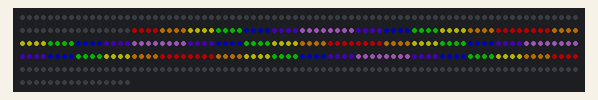
Recording of a sketch running on a simulated Arduino Uno, built for the host (arithmetic inside an expression is 32-bit, double 64-bit). Parts: 416 RGB LEDs in strip order, left to right, continuing on the next row. Dim RGB values are drawn brighter than linear.

Above: at 0.17 s.
At 5.14 s:
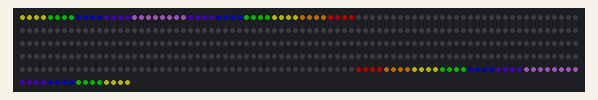
At 10.12 s:
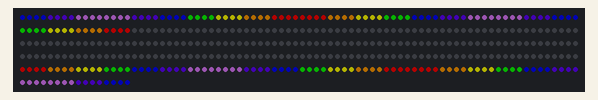
At 20.08 s:
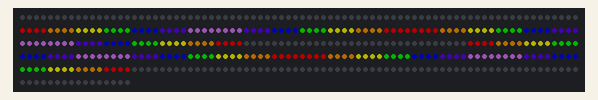
At 29.73 s:
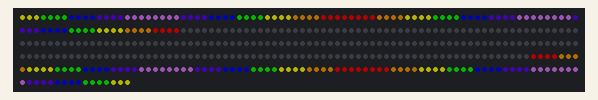
At 39.38 s:
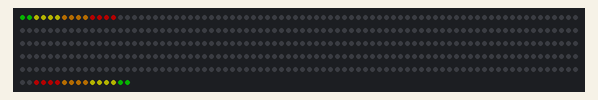

The sketch:

PitLeds-v2.ino
```cpp
#include <FastLED.h>

#define LED_DATA_PIN 7
#define NUM_LEDS 416

CRGB ledStrip[NUM_LEDS];

void setup()
{
  FastLED.addLeds<WS2812, LED_DATA_PIN, GRB>(ledStrip, NUM_LEDS);
  FastLED.setBrightness(60);
}

void loop()
{
  for (int i = 0; i < 208; i++)
  {
    for (int j = 0; j < NUM_LEDS; j++) ledStrip[j] = CRGB (0, 0, 0);

    for (int j = 0; j < 4; j++)
    {
      setLed(-i, 207 - j, CRGB(255, 0, 0), false);
      setLed(-i, 203 - j, CRGB(255, 153, 0), false);
      setLed(-i, 199 - j, CRGB(255, 255, 0), false);
      setLed(-i, 195 - j, CRGB(9, 255, 0), false);
      setLed(-i, 191 - j, CRGB(0, 8, 255), false);
      setLed(-i, 187 - j, CRGB(93, 0, 255), false);
      setLed(-i, 183 - j, CRGB(210, 114, 242), false);

      setLed(-i, 179 - j, CRGB(210, 114, 242), false);
      setLed(-i, 175 - j, CRGB(93, 0, 255), false);
      setLed(-i, 171 - j, CRGB(0, 8, 255), false);
      setLed(-i, 167 - j, CRGB(9, 255, 0), false);
      setLed(-i, 163 - j, CRGB(255, 255, 0), false);
      setLed(-i, 159 - j, CRGB(255, 153, 0), false);
      setLed(-i, 155 - j, CRGB(255, 0, 0), false);

      setLed(-i, 151 - j, CRGB(255, 0, 0), false);
      setLed(-i, 147 - j, CRGB(255, 153, 0), false);
      setLed(-i, 143 - j, CRGB(255, 255, 0), false);
      setLed(-i, 139 - j, CRGB(9, 255, 0), false);
      setLed(-i, 135 - j, CRGB(0, 8, 255), false);
      setLed(-i, 131 - j, CRGB(93, 0, 255), false);
      setLed(-i, 127 - j, CRGB(210, 114, 242), false);

      setLed(-i, 123 - j, CRGB(210, 114, 242), false);
      setLed(-i, 119 - j, CRGB(93, 0, 255), false);
      setLed(-i, 115 - j, CRGB(0, 8, 255), false);
      setLed(-i, 111 - j, CRGB(9, 255, 0), false);
      setLed(-i, 107 - j, CRGB(255, 255, 0), false);
      setLed(-i, 103 - j, CRGB(255, 153, 0), false);
      setLed(-i, 99 - j, CRGB(255, 0, 0), false);


      setLed(i, 208  + j, CRGB(255, 0, 0), true);
      setLed(i, 212  + j, CRGB(255, 153, 0), true);
      setLed(i, 216  + j, CRGB(255, 255, 0), true);
      setLed(i, 220  + j, CRGB(9, 255, 0), true);
      setLed(i, 224  + j, CRGB(0, 8, 255), true);
      setLed(i, 228 + j, CRGB(93, 0, 255), true);
      setLed(i, 232 + j, CRGB(210, 114, 242), true);

      setLed(i, 236  + j, CRGB(210, 114, 242), true);
      setLed(i, 240  + j, CRGB(93, 0, 255), true);
      setLed(i, 244  + j, CRGB(0, 8, 255), true);
      setLed(i, 248  + j, CRGB(9, 255, 0), true);
      setLed(i, 252  + j, CRGB(255, 255, 0), true);
      setLed(i, 256 + j, CRGB(255, 153, 0), true);
      setLed(i, 260 + j, CRGB(255, 0, 0), true);

      setLed(i, 264  + j, CRGB(255, 0, 0), true);
      setLed(i, 268  + j, CRGB(255, 153, 0), true);
      setLed(i, 272  + j, CRGB(255, 255, 0), true);
      setLed(i, 276  + j, CRGB(9, 255, 0), true);
      setLed(i, 280  + j, CRGB(0, 8, 255), true);
      setLed(i, 284 + j, CRGB(93, 0, 255), true);
      setLed(i, 288 + j, CRGB(210, 114, 242), true);

      setLed(i, 292  + j, CRGB(210, 114, 242), true);
      setLed(i, 296  + j, CRGB(93, 0, 255), true);
      setLed(i, 300  + j, CRGB(0, 8, 255), true);
      setLed(i, 304  + j, CRGB(9, 255, 0), true);
      setLed(i, 308  + j, CRGB(255, 255, 0), true);
      setLed(i, 312 + j, CRGB(255, 153, 0), true);
      setLed(i, 316 + j, CRGB(255, 0, 0), true);
    }

    FastLED.show();
    delay(1);
  }
}

void setLed(int i, int offset, CRGB color, bool right)
{
  right = true;
  if (right)
  {
    if (i + offset < 0 && i + offset > NUM_LEDS) return;
    ledStrip[i + offset] = color;
  }
  else
  {
    if (i - offset < 0 && i - offset > NUM_LEDS) return;
    ledStrip[i - offset] = color;
  }
}

void shiftStripLeft(int n)
{
  for (; n > 0; n--)
  {
    for (int i = 0; i < NUM_LEDS - 1; i++)
      ledStrip[i] = ledStrip[i+1];
    ledStrip[NUM_LEDS - 1] = CRGB (0, 0, 0);
  }
}
void shiftStripRight(int n)
{
  for (; n > 0; n--)
  {
    for (int i = NUM_LEDS - 1; i > 0; i--)
      ledStrip[i] = ledStrip[i-1];
    ledStrip[0] = CRGB (0, 0, 0);
  }
}
void rotateStripLeft(int n)
{
  for (; n > 0; n--)
  {
    CRGB first = ledStrip[0];
    for (int i = 0; i < NUM_LEDS - 1; i++)
      ledStrip[i] = ledStrip[i+1];
    ledStrip[NUM_LEDS - 1] = first;
  }
}
void rotateStripRight(int n)
{
  for (; n > 0; n--)
  {
    CRGB last = ledStrip[NUM_LEDS - 1];
    for (int i = NUM_LEDS - 1; i > 0; i--)
      ledStrip[i] = ledStrip[i-1];
    ledStrip[0] = last;
  }
}
void setRange(int startIndex, int endIndex, CRGB color)
{
  for (int i = 0; i < endIndex - startIndex; i++)
  {
    ledStrip[i + startIndex] = color;
  }
}
```
